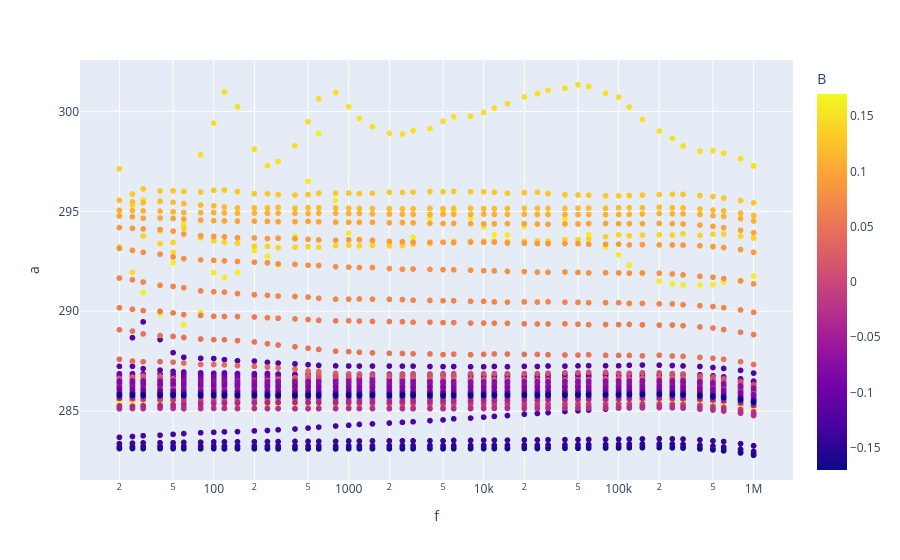
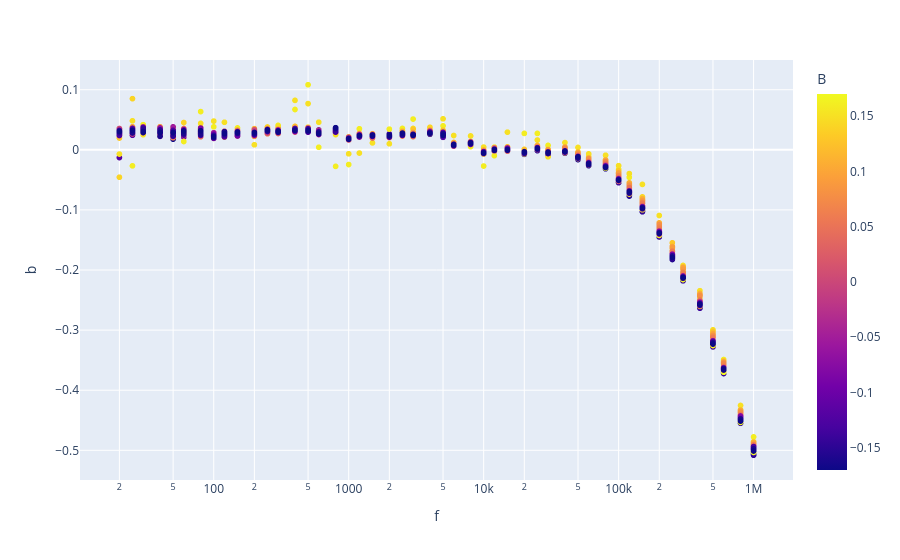

The cell these charts' notebook holds for them, in order:
### Code cell
file_path = r"C:\Users\Ralph Group\Documents\Data\Orion\calibration\LCRamrTest\test.h5"
experiment  = "postCalibration/281ohm/PtCO/devC1R2/compSOL/noCustomFreqs/Bz_sweep"

freqs = calFreqs
v_applied = 1.0
theta = 90
# B = 0.15

hystersis = lambda x: np.concatenate((x, -x))  
for phi in  [magnet.phi]: # hystersis( np.arange(-170, 171, 10) ):   # hystersis( np.arange(-170, 171, 10) ):  # in [magnet.phi]:
    for B in hystersis( np.arange(-0.17,0.18, 0.01) ): #np.arange(0.03, 0.2, 0.03):

        # Set the magnetic field
        magnet.set_vector_field(B=B,phi=phi,theta=theta)
        while magnet.in_motion:
            pass

        # Record LCR data
        # LCR.ac_voltage = v_applied
        LCR.impedance_mode = "RX"
        LCR.ac_voltage = 1
        a,b,f = LCR.sweep_measurement(
            'frequency', freqs )

        # Create a DataFrame with frequency (f) and complex data
        df = pd.DataFrame({'phi':phi,'f': f, 'a': a, 'b': b})
        df["phasor"] = df.a + 1j*df.b
        df["time"]= time.time()    
        df["B"] = B 
        df["v_applied"] = v_applied

        #Save Data
        # df.to_csv(file_path, mode='a', header=not os.path.isfile(file_path), index=False)
        df.to_hdf(file_path, key=experiment,                  append=True, format='table')

        # # Plot Data
        # dfplt = pd.read_hdf(file_path, key=experiment)
        # fig = px.scatter(dfplt, x='f', y='a', color='phi',log_x=True)
        # clear_output(wait=True)
        # display(fig)

        clear_output(wait=True)


        # Plot first figure (a vs f)
        dfplt = pd.read_hdf(file_path, key=experiment)
        fig1 = px.scatter(dfplt, x='f', y='a', color='B', log_x=True)
        display(fig1)

        # Plot second figure (b vs f)
        dfplt = pd.read_hdf(file_path, key=experiment)
        fig2 = px.scatter(dfplt, x='f', y='b', color='B', log_x=True)
        display(fig2)

### Figure 1 — Plotly figure (JSON) as saved in the notebook; plotly's stock layout.template omitted (floating-point values rounded to 4 significant figures; data arrays with more than 128 entries replaced by an {"elided": "..."} marker saying what was removed)
{"data": [{"hovertemplate": "f=%{x}<br>a=%{y}<br>B=%{marker.color}<extra></extra>", "legendgroup": "", "marker": {"color": {"elided": "3360 float values"}, "coloraxis": "coloraxis", "symbol": "circle"}, "mode": "markers", "name": "", "showlegend": false, "type": "scattergl", "x": {"elided": "3360 int values"}, "xaxis": "x", "y": {"elided": "3360 float values"}, "yaxis": "y"}], "layout": {"coloraxis": {"colorbar": {"title": {"text": "B"}}, "colorscale": [[0, "#0d0887"], [0.1111, "#46039f"], [0.2222, "#7201a8"], [0.3333, "#9c179e"], [0.4444, "#bd3786"], [0.5556, "#d8576b"], [0.6667, "#ed7953"], [0.7778, "#fb9f3a"], [0.8889, "#fdca26"], [1, "#f0f921"]]}, "legend": {"tracegroupgap": 0}, "margin": {"t": 60}, "xaxis": {"anchor": "y", "domain": [0, 1], "title": {"text": "f"}, "type": "log"}, "yaxis": {"anchor": "x", "domain": [0, 1], "title": {"text": "a"}}}}

### Figure 2 — Plotly figure (JSON) as saved in the notebook; plotly's stock layout.template omitted (floating-point values rounded to 4 significant figures; data arrays with more than 128 entries replaced by an {"elided": "..."} marker saying what was removed)
{"data": [{"hovertemplate": "f=%{x}<br>b=%{y}<br>B=%{marker.color}<extra></extra>", "legendgroup": "", "marker": {"color": {"elided": "3360 float values"}, "coloraxis": "coloraxis", "symbol": "circle"}, "mode": "markers", "name": "", "showlegend": false, "type": "scattergl", "x": {"elided": "3360 int values"}, "xaxis": "x", "y": {"elided": "3360 float values"}, "yaxis": "y"}], "layout": {"coloraxis": {"colorbar": {"title": {"text": "B"}}, "colorscale": [[0, "#0d0887"], [0.1111, "#46039f"], [0.2222, "#7201a8"], [0.3333, "#9c179e"], [0.4444, "#bd3786"], [0.5556, "#d8576b"], [0.6667, "#ed7953"], [0.7778, "#fb9f3a"], [0.8889, "#fdca26"], [1, "#f0f921"]]}, "legend": {"tracegroupgap": 0}, "margin": {"t": 60}, "xaxis": {"anchor": "y", "domain": [0, 1], "title": {"text": "f"}, "type": "log"}, "yaxis": {"anchor": "x", "domain": [0, 1], "title": {"text": "b"}}}}
